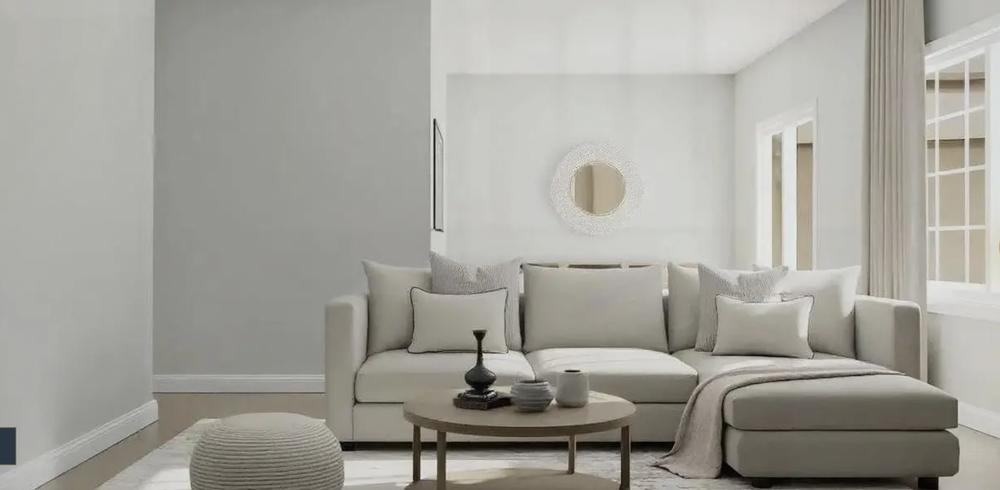
#> input picture test-assets/reference-input.png, 1000 x 490 px, shrunk from 2212 x 1084 before the run
$ python analyze-reference.py
#> lines starting #> are read from the running program, lines starting #| are printed output that depends on the picture
"""
Analyze reference input and output images to extract visual metrics.
Produces thresholds for automated render comparison.
"""
import sys
import os
import numpy as np
from PIL import Image, ImageFilter, ImageStat
import json

ROOT = os.path.dirname(os.path.dirname(os.path.dirname(os.path.dirname(os.path.abspath(__file__)))))

def analyze_image(path, label):
#> called with path = 'test-assets/reference-input.png', label = 'INPUT (before)'
    img = Image.open(path).convert('RGB')
    arr = np.array(img)

    brightness = arr.mean()
#> brightness = 160

    gray = img.convert('L')
    edges = np.array(gray.filter(ImageFilter.FIND_EDGES))
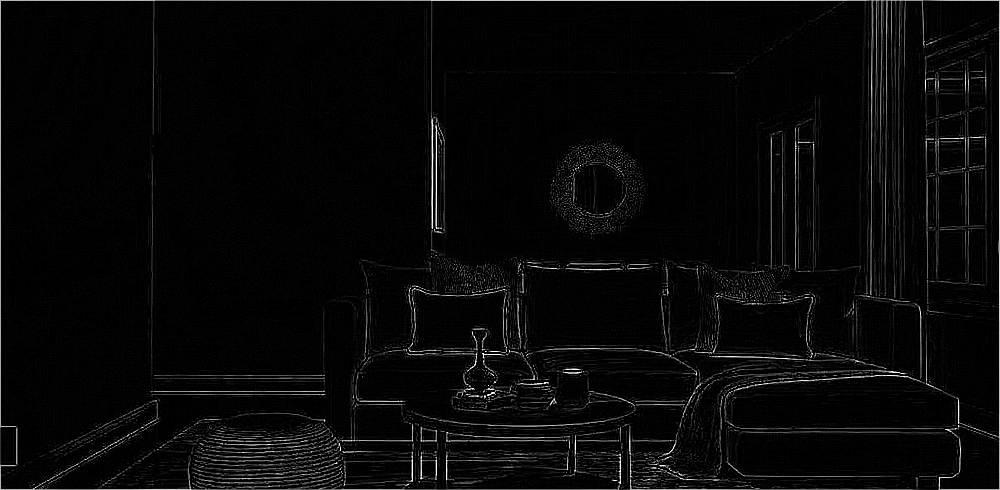
#> edges: shape (490, 1000); min 0, max 255, mean 8
    edge_density = (edges > 30).mean()
#> edge_density = 0.0678

    r_mean = arr[:,:,0].mean()
#> r_mean = 163.4
    g_mean = arr[:,:,1].mean()
#> g_mean = 161.8
    b_mean = arr[:,:,2].mean()
#> b_mean = 154.9
    warmth = (r_mean - b_mean) / 255.0
#> warmth = 0.0332

    color_var = arr.std()
#> color_var = 38.76

    max_c = arr.max(axis=2).astype(float)
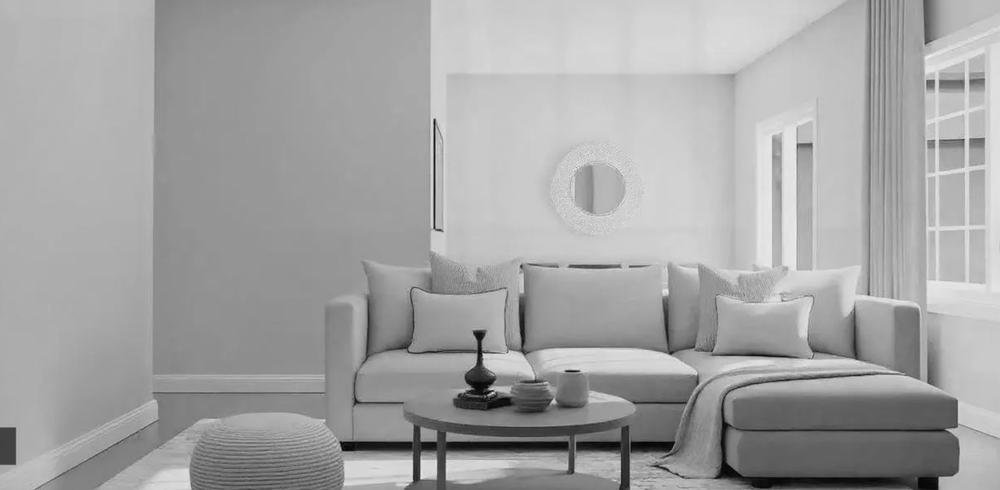
#> max_c: shape (490, 1000) float64; min 3, max 239, mean 163.8
    min_c = arr.min(axis=2).astype(float)
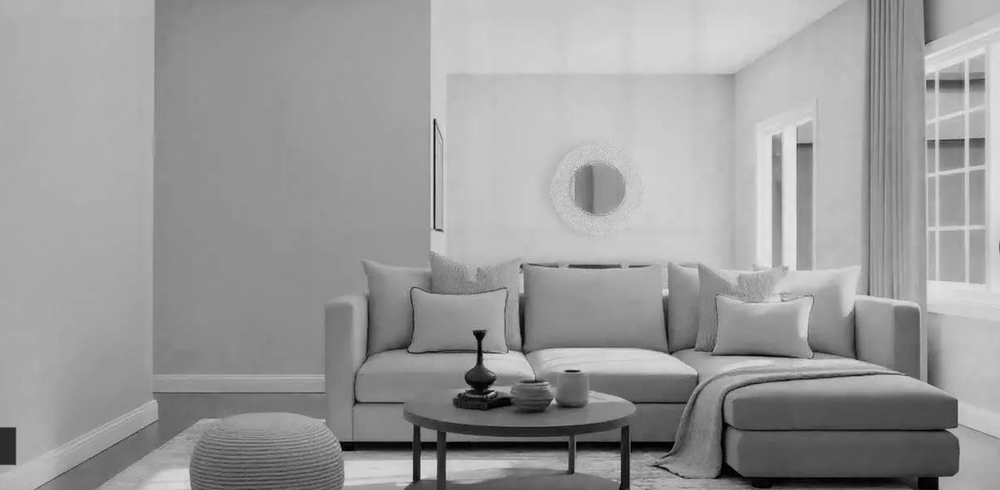
#> min_c: shape (490, 1000) float64; min 0, max 232, mean 154.9
    sat = ((max_c - min_c) / (max_c + 1)).mean()
#> sat = 0.0658

    contrast = ImageStat.Stat(gray).stddev[0]
#> contrast = 38.22

    print(f"\n=== {label} ===")
    print(f"  Size:          {img.size}")
#|   Size:          (1000, 490)
    print(f"  Brightness:    {brightness:.1f}/255  ({brightness/255*100:.0f}%)")
#|   Brightness:    160.0/255  (63%)
    print(f"  Edge density:  {edge_density:.4f}  ({edge_density*100:.1f}% - decor complexity)")
#|   Edge density:  0.0678  (6.8% - decor complexity)
    print(f"  Color warmth:  {warmth:.3f}  (positive = warm)")
#|   Color warmth:  0.033  (positive = warm)
    print(f"  Color var:     {color_var:.1f}  (richness)")
#|   Color var:     38.8  (richness)
    print(f"  Saturation:    {sat:.3f}")
#|   Saturation:    0.066
    print(f"  Contrast:      {contrast:.1f}")
#|   Contrast:      38.2

    return {
        'brightness': brightness, 'edge_density': edge_density,
        'warmth': warmth, 'color_var': color_var, 'sat': sat,
        'contrast': contrast, 'r': r_mean, 'g': g_mean, 'b': b_mean
    }

inp = analyze_image(os.path.join(ROOT, 'test-assets/reference-input.png'), 'INPUT (before)')
out = analyze_image(os.path.join(ROOT, 'test-assets/reference-output.png'), 'OUTPUT TARGET (after)')
#> (the run stopped early here; a loop or call above may not have finished)

$ run again, with apps/web/scripts/render-tests/pass1-variant-a.jpg saved as test-assets/reference-input.png
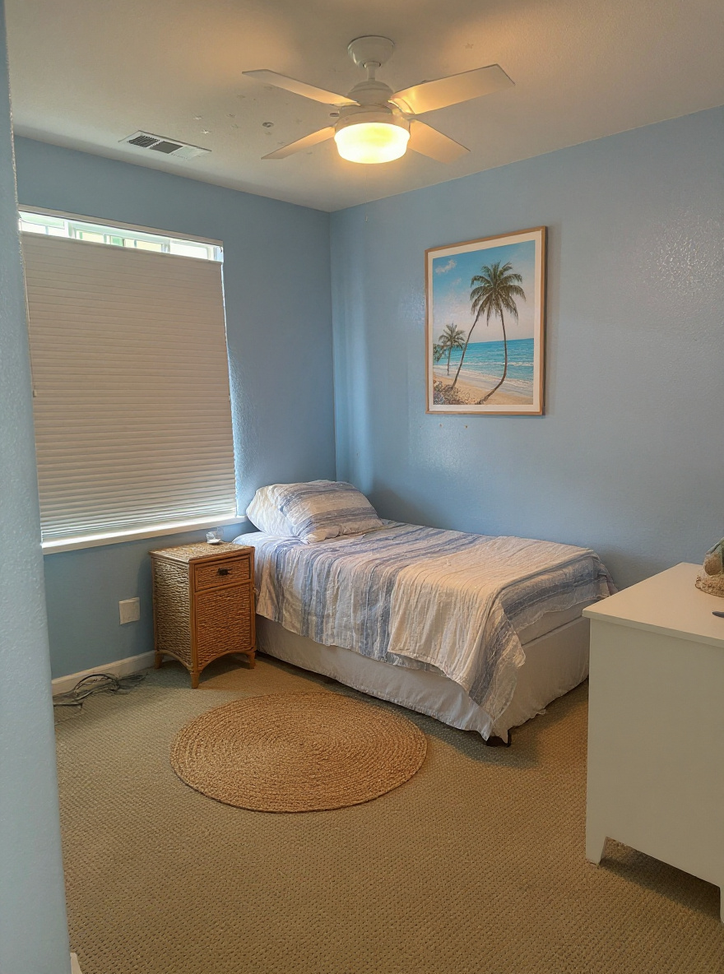
#> input picture apps/web/scripts/render-tests/pass1-variant-a.jpg, 724 x 974 px, shrunk from 880 x 1184 before the run
#> in analyze_image, img is the input picture: PIL image 724x974 RGB; mean R, G, B 136.3, 125.7, 109
#> brightness = 123.7
#> in analyze_image, `edges = np.array(gray.filter(ImageFilter.FIND_EDGES))`:
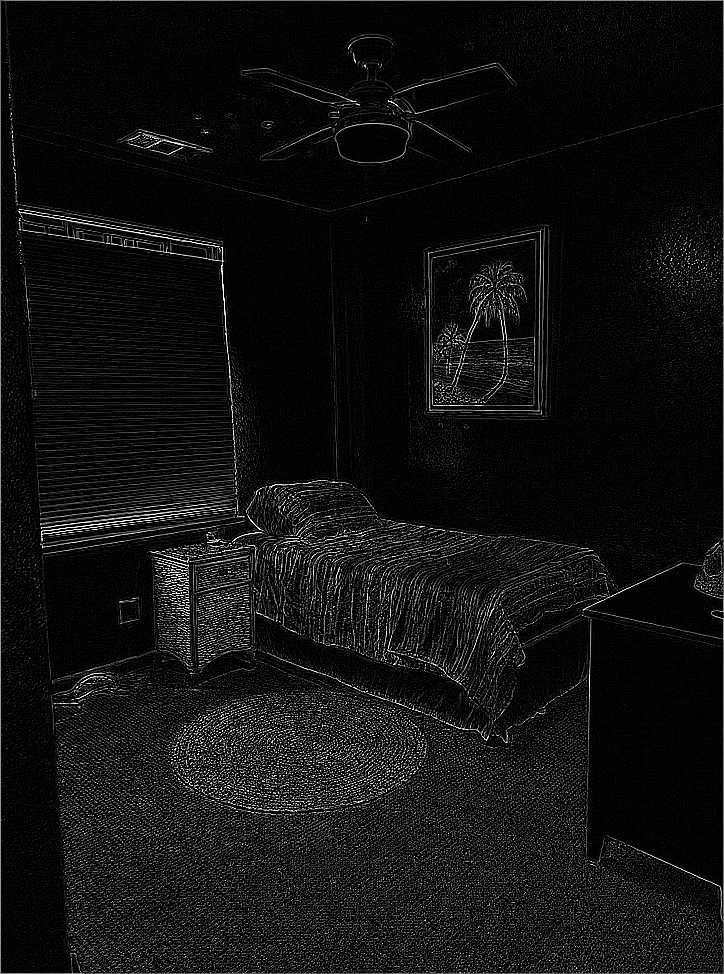
#> edges: shape (974, 724); min 0, max 255, mean 16.5
#> edge_density = 0.157
#> r_mean = 136.3
#> g_mean = 125.7
#> b_mean = 109
#> warmth = 0.107
#> color_var = 36.09
#> in analyze_image, `min_c = arr.min(axis=2).astype(float)`:
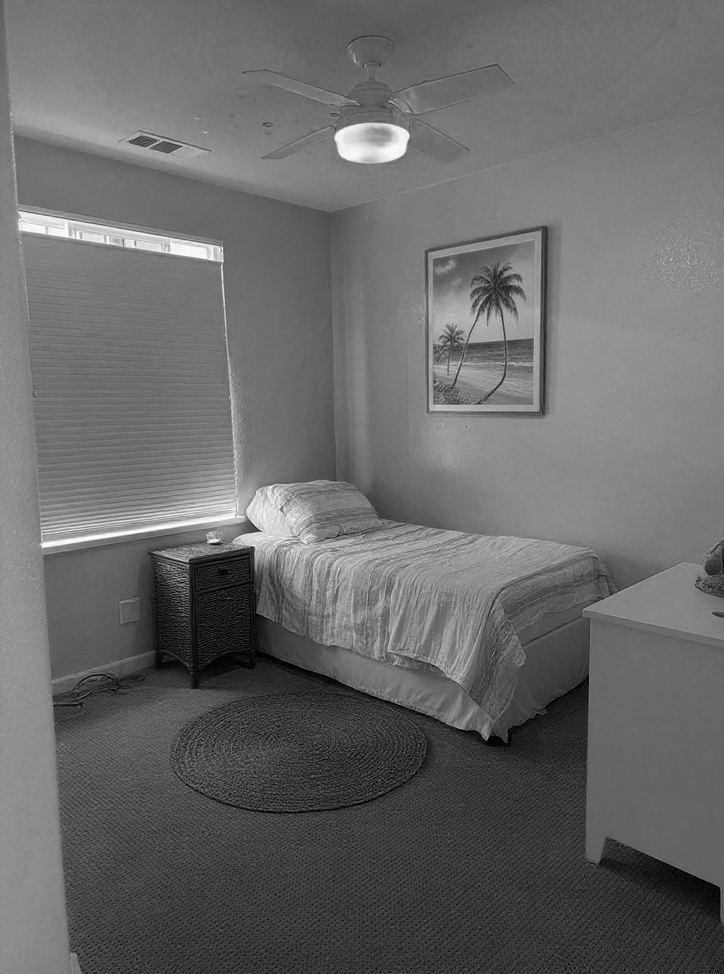
#> min_c: shape (974, 724) float64; min 0, max 255, mean 104.3
#> sat = 0.271
#> contrast = 30.23
#|   Size:          (724, 974)
#|   Brightness:    123.7/255  (49%)
#|   Edge density:  0.1572  (15.7% - decor complexity)
#|   Color warmth:  0.107  (positive = warm)
#|   Color var:     36.1  (richness)
#|   Saturation:    0.271
#|   Contrast:      30.2

$ run again, with apps/web/scripts/render-tests/pass1-variant-b.jpg saved as test-assets/reference-input.png
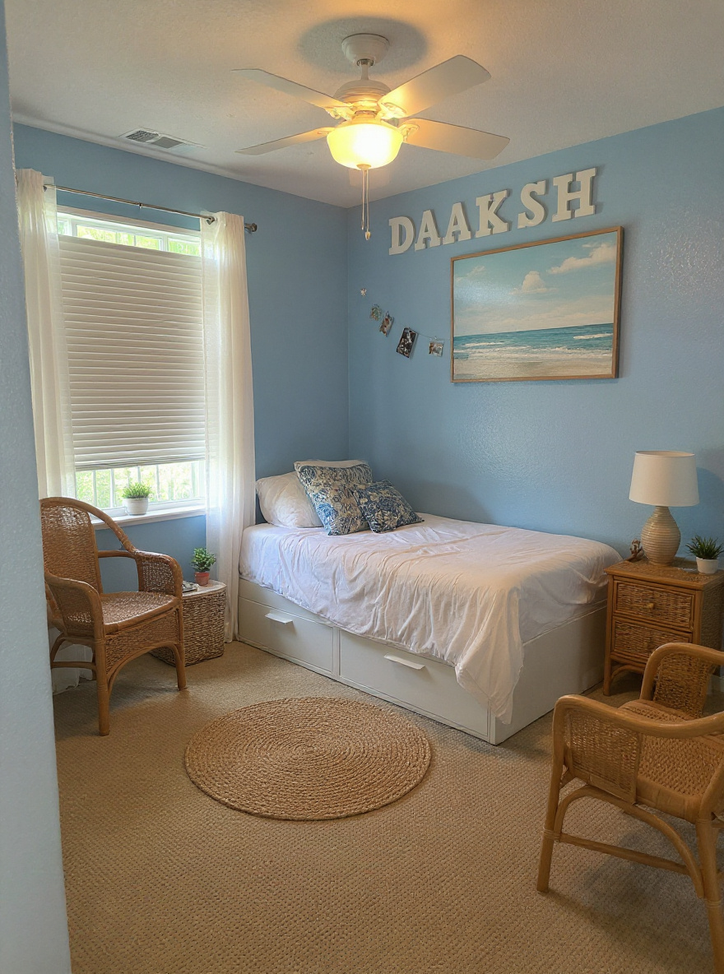
#> input picture apps/web/scripts/render-tests/pass1-variant-b.jpg, 724 x 974 px, shrunk from 880 x 1184 before the run
#> in analyze_image, img is the input picture: PIL image 724x974 RGB; mean R, G, B 136.8, 127.8, 112.4
#> brightness = 125.6
#> in analyze_image, `edges = np.array(gray.filter(ImageFilter.FIND_EDGES))`:
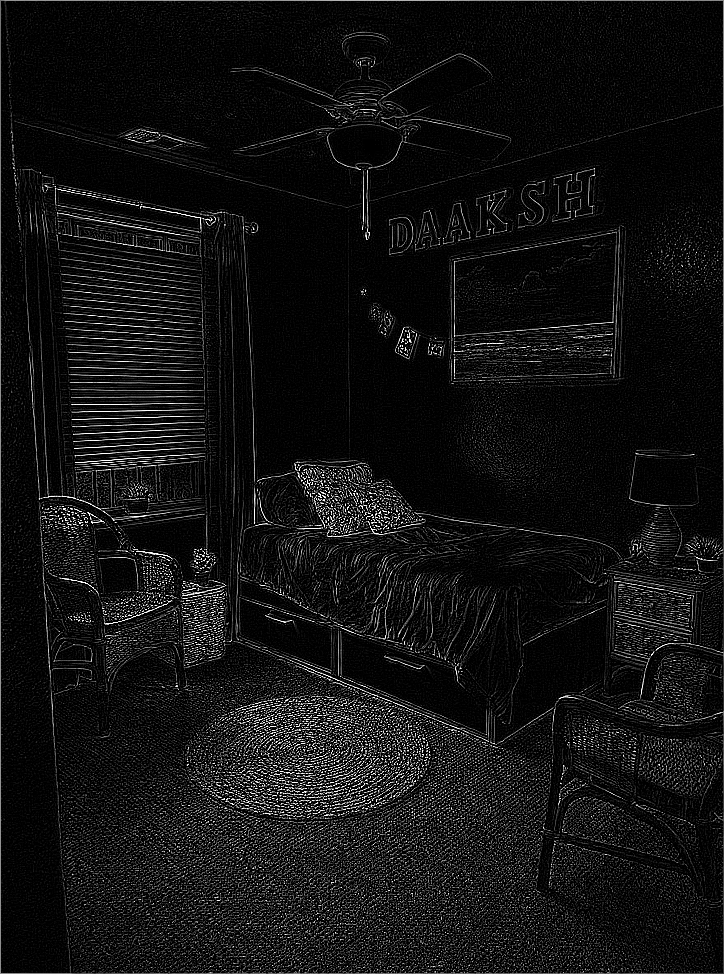
#> edges: shape (974, 724); min 0, max 255, mean 18.4
#> edge_density = 0.17
#> r_mean = 136.8
#> g_mean = 127.8
#> b_mean = 112.4
#> warmth = 0.0957
#> color_var = 43.83
#> in analyze_image, `min_c = arr.min(axis=2).astype(float)`:
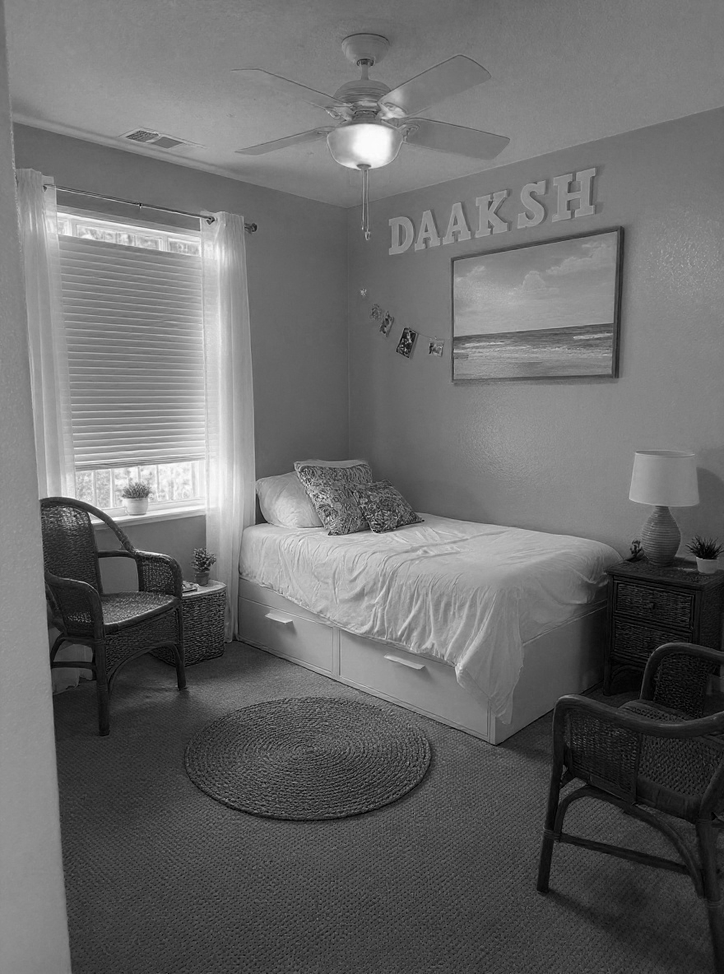
#> min_c: shape (974, 724) float64; min 0, max 255, mean 106.4
#> sat = 0.281
#> contrast = 39.37
#|   Size:          (724, 974)
#|   Brightness:    125.6/255  (49%)
#|   Edge density:  0.1700  (17.0% - decor complexity)
#|   Color warmth:  0.096  (positive = warm)
#|   Color var:     43.8  (richness)
#|   Saturation:    0.281
#|   Contrast:      39.4
